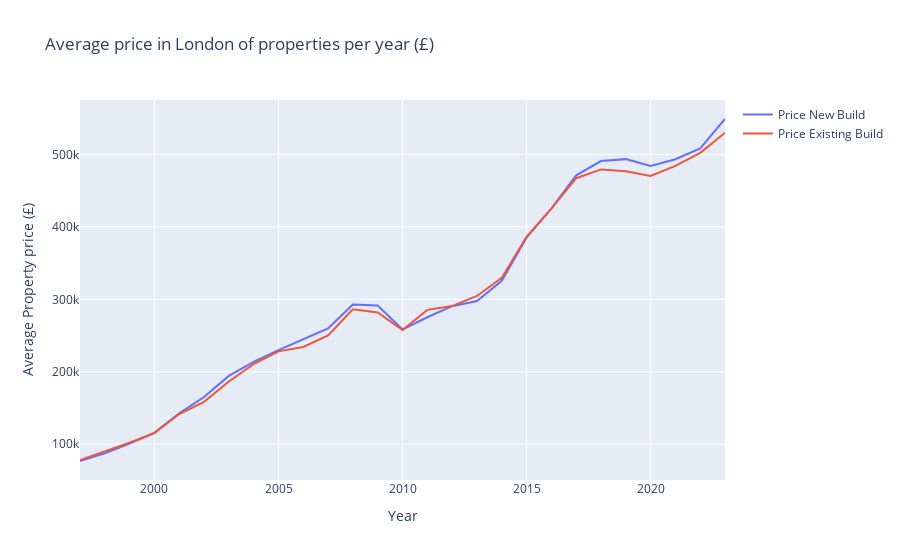

Notebook code for this chart:
### Markdown cell above
## New build VS Existing build

### Code cell
data_prop_yearly = data_prop.groupby(by=pd.Grouper(key="Period", freq='Y')).mean().reset_index()
fig = go.Figure(data=[
    go.Scatter(name='Price New Build', x=data_prop_yearly["Period"], y=data_prop_yearly["Average price New build"]),
    go.Scatter(name='Price Existing Build', x=data_prop_yearly["Period"], y=data_prop_yearly["Average price Existing properties"])])

fig.update_layout(
    title='Average price in London of properties per year (£)',
    xaxis=dict(title='Year'),
    yaxis=dict(title='Average Property price (£)'),
    barmode='group')
fig.show()
